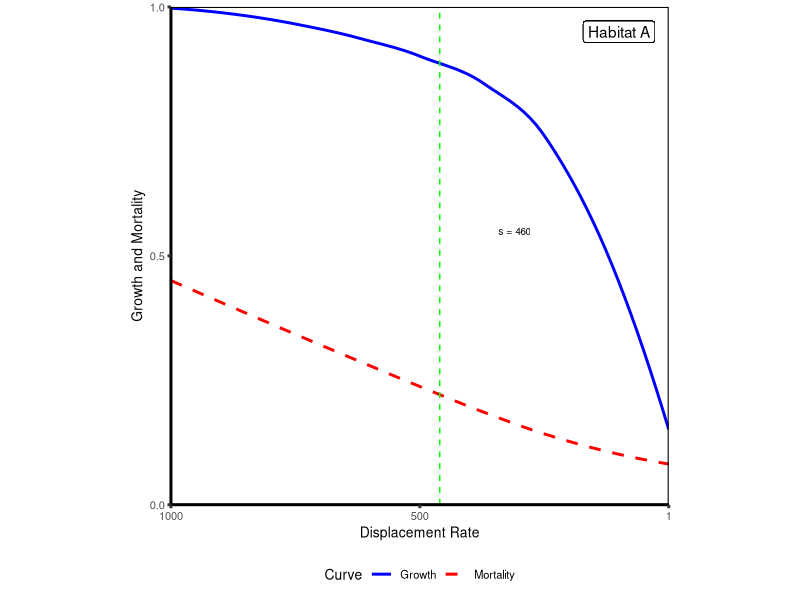
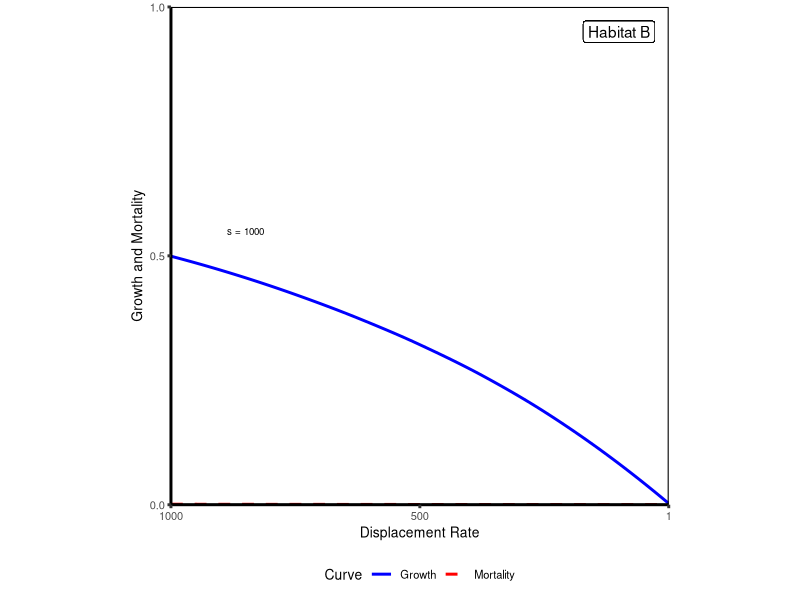
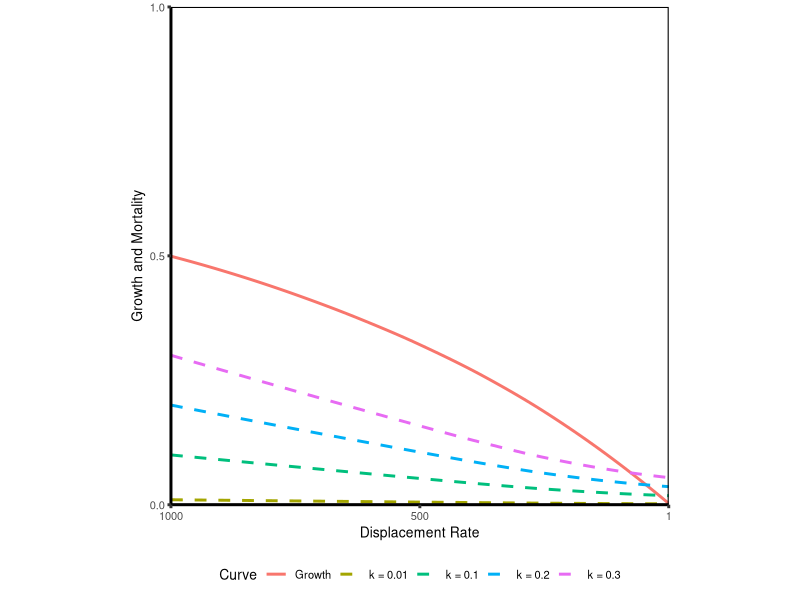
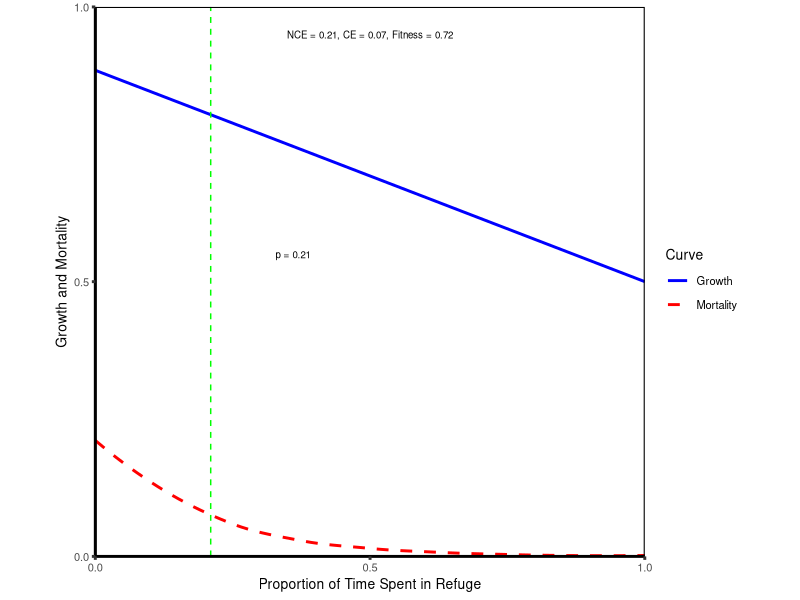
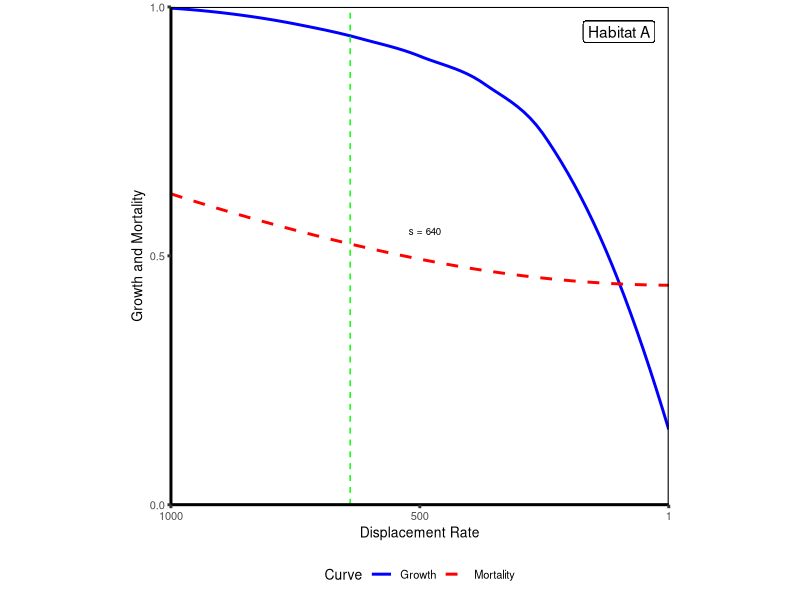
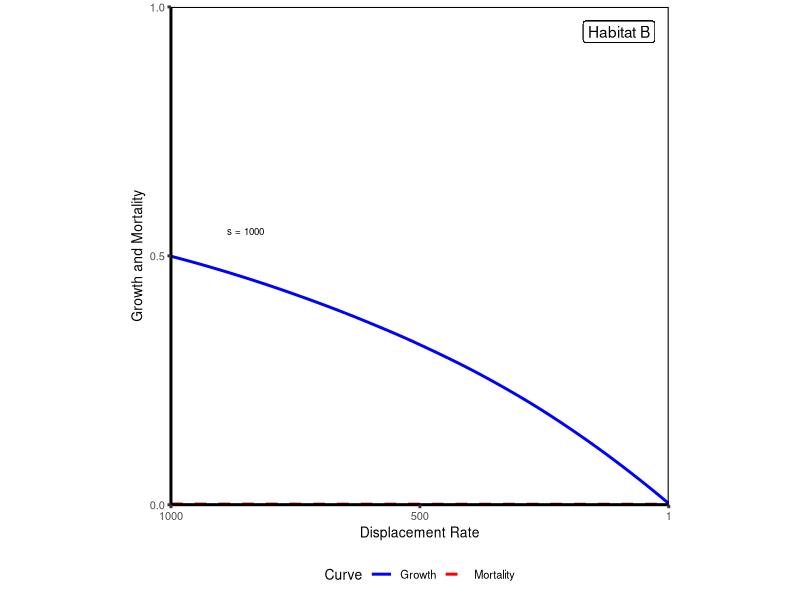
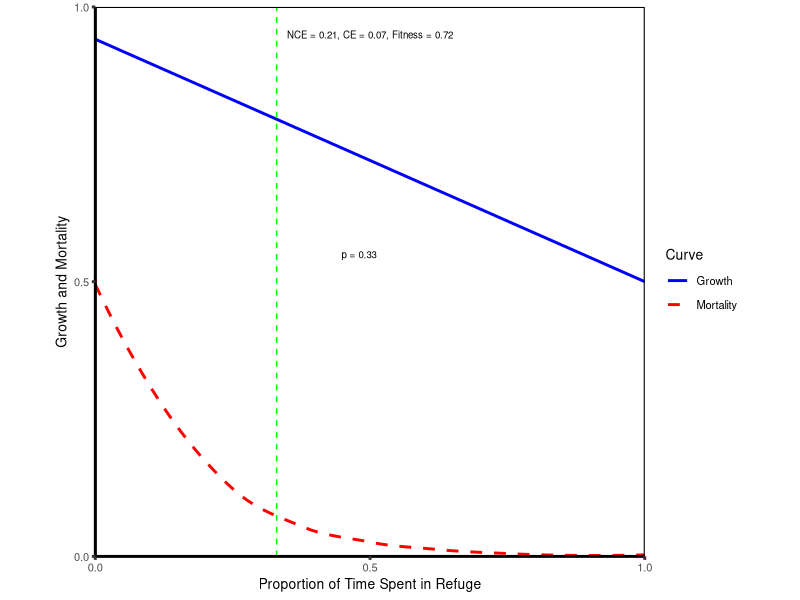
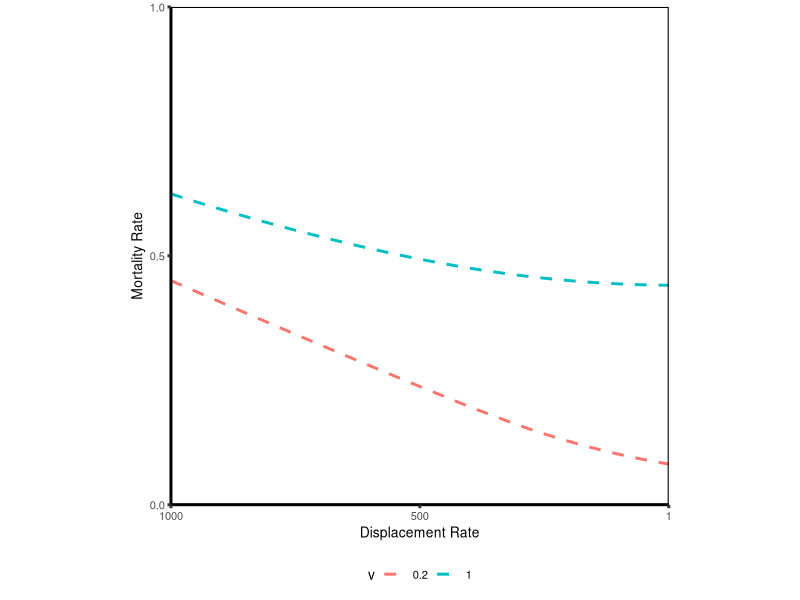

Here is the R script that generated these plots, in order:
## ---- chunk 1
library(ggplot2)
library(formatR)
library(knitr)
library(cowplot)
knitr::opts_chunk$set(tidy.opts = list(width.cutoff = 60), tidy = TRUE)
knitr::opts_chunk$set(warning = FALSE, message = FALSE) 
## ---- chunk 2
## The mortality-trait curve
# This forumula is simplified by setting some of the values as constants
# r is assumed to be 0.5 (which cancels out the 2), while k, v, and s are manipulated values
# k is predator density
# v is predator velocity
# s is prey velocity

pred.curve <- function(k, v, s){
 k * sqrt( v^2 + s^2 )
}
## ---- chunk 3
## The growth-trait curve
# R is prey resource density
# s is prey body velocity
# h is handling time

growth.curve <- function(s, h, R){
  ( s * R )/( 1 + s * h * R )
}
## ---- chunk 4
# First, set up dataframe and important variables
speed.vec <- seq(0, 1, by = 0.01)
trait.vec <- 1 - speed.vec
habitatA.df <- as.data.frame( mat.or.vec( length( speed.vec ), 6) )
colnames(habitatA.df) <- c("trait", "speed", "growth_curve", "mort_curve", "fitness", "NCE_CE")
habitatA.df$trait <- trait.vec
habitatA.df$speed <- speed.vec

h_val <- 8 # prey handling time
R_val_A <- 1 # resource density outside of refuge
v_val <- 0.2 # predator velocity
k_val_A <- 0.45 # predator density outside refuge
cost_constant_val <- 9 # a constant Scott applied to the growth curve in the calcs to make the numbers cleaner
pred_constant_val <- 0.98058 # a constant Scott applied in the calcs to the mortality curve to make the numbers cleaner

# Derive the trait curves
habitatA.df$growth_curve <- cost_constant_val * growth.curve( s = habitatA.df$speed, R = R_val_A, h = h_val ) # Growth curve
habitatA.df$mort_curve <- pred_constant_val * pred.curve( k = k_val_A, v = v_val, s = habitatA.df$speed ) # Mortality curve
habitatA.df$fitness <- habitatA.df$growth_curve - habitatA.df$mort_curve # Fitness
habitatA.df$NCE_CE <- (1 - habitatA.df$growth_curve)/habitatA.df$mort_curve # NCE/CE

optim_A <- habitatA.df$trait[which(habitatA.df$fitness == max(habitatA.df$fitness))] # Location of optimum on x-axis
optim_fitness_A <- habitatA.df$fitness[which(habitatA.df$fitness == max(habitatA.df$fitness))] # Fitness at optimum
optim_CE_A <- habitatA.df$mort_curve[which(habitatA.df$fitness == max(habitatA.df$fitness))] # CE strength at optimum
optim_NCE_A <- 1 - optim_CE_A - optim_fitness_A #NCE strength at optimum

# Plot them
ggplot( data = habitatA.df, aes( x = trait ) ) +
  geom_smooth( aes( y = growth_curve, colour = "Growth"  ), se = FALSE) +
  geom_smooth( aes( y = mort_curve, colour = "Mortality" ), se = FALSE, linetype = "dashed" ) +
  geom_label(label = c("Habitat A"), x = 0.9, y = 0.95) +
  theme_classic( base_size = 10, base_line_size = 1 ) + 
  ylab("Growth and Mortality") +
  xlab("Displacement Rate") +
  geom_vline( xintercept = optim_A,  size = 0.5, linetype = "dashed", colour = "green" ) +
  annotate( "text", x = optim_A + 0.15, y = 0.55, label = paste0("s = ", (1 - optim_A) * 1000), size = 7/.pt  ) +
  scale_x_continuous(expand = c(0, 0), breaks = c(0, 0.5, 1), labels = c(1000, 500, 1) ) + 
  scale_y_continuous(expand = c(0, 0), limits = c(0, 1), breaks = c(0, 0.5, 1) ) +
  scale_colour_manual(name = "Curve", values = c("blue", "red")) +
  theme( panel.border = element_rect( color = "black", fill = NA, linewidth = 0.75 ), aspect.ratio = 1, legend.position = "bottom" )
## ---- chunk 5
# Repeat with new variable levels for Habitat B
habitatB.df <- as.data.frame( mat.or.vec( length( speed.vec ), 6) )
colnames(habitatB.df) <- c("trait", "speed", "growth_curve", "mort_curve", "fitness", "NCE_CE")
habitatB.df$trait <- trait.vec
habitatB.df$speed <- speed.vec


h_val <- 8 # prey handling time
R_val_B <- 0.1 # resource density outside of refuge
v_val <- 0.2 # predator velocity
k_val_B <- 0.001 # predator density outside refuge
cost_constant_val <- 9 # a constant Scott applied to the growth curve in the calcs to make the numbers cleaner
pred_constant_val <- 0.98058 # a constant Scott applied in the calcs to the mortality curve to make the numbers cleaner

# Derive the trait curves
habitatB.df$growth_curve <- cost_constant_val * growth.curve( s = habitatB.df$speed, R = R_val_B, h = h_val ) # Growth curve
habitatB.df$mort_curve <- pred_constant_val * pred.curve( k = k_val_B, v = v_val, s = habitatB.df$speed ) # Mortality curve
habitatB.df$fitness <- habitatB.df$growth_curve - habitatB.df$mort_curve # Fitness
habitatB.df$NCE_CE <- (1 - habitatB.df$growth_curve)/habitatB.df$mort_curve # NCE/CE

optim_B <- habitatB.df$trait[which(habitatB.df$fitness == max(habitatB.df$fitness))] # Location of optimum on x-axis
optim_fitness_B <- habitatA.df$fitness[which(habitatB.df$fitness == max(habitatB.df$fitness))] # Fitness at optimum
optim_CE_B <- habitatB.df$mort_curve[which(habitatB.df$fitness == max(habitatB.df$fitness))] # CE strength at optimum
optim_NCE_B <- 1 - optim_CE_B - optim_fitness_B #NCE strength at optimum

# Plot them
ggplot( data = habitatB.df, aes( x = trait ) ) +
  geom_smooth( aes( y = growth_curve, colour = "Growth"  ), se = FALSE) +
  geom_smooth( aes( y = mort_curve, colour = "Mortality" ), se = FALSE, linetype = "dashed" ) +
  geom_label(label = c("Habitat B"), x = 0.9, y = 0.95) +
  theme_classic( base_size = 10, base_line_size = 1 ) + 
  ylab("Growth and Mortality") +
  xlab("Displacement Rate") +
  geom_vline( xintercept = optim_B,  size = 0.5, linetype = "dashed", colour = "green" ) +
  annotate( "text", x = optim_B + 0.15, y = 0.55, label = paste0("s = ", (1 - optim_B) * 1000), size = 7/.pt  ) +
  scale_x_continuous(expand = c(0, 0), breaks = c(0, 0.5, 1), labels = c(1000, 500, 1) ) + 
  scale_y_continuous(expand = c(0, 0), limits = c(0, 1), breaks = c(0, 0.5, 1) ) +
  scale_colour_manual(name = "Curve", values = c("blue", "red")) +
  theme( panel.border = element_rect( color = "black", fill = NA, linewidth = 0.75 ), aspect.ratio = 1, legend.position = "bottom" )
## ---- chunk 6
k_sensitivity.df <- as.data.frame( mat.or.vec( length( speed.vec ), 7) )
colnames(k_sensitivity.df) <- c("trait", "speed", "growth_curve", "k_0.01", "k_0.1", "k_0.2", "k_0.3")
k_sensitivity.df$trait <- trait.vec
k_sensitivity.df$speed <- speed.vec

# Derive the trait curves
k_sensitivity.df$growth_curve <- cost_constant_val * growth.curve( s = k_sensitivity.df$speed, R = R_val_B, h = h_val ) # Growth curve
k_sensitivity.df$k_0.01 <- pred_constant_val * pred.curve( k = 0.01, v = v_val, s = k_sensitivity.df$speed ) # Mortality curve
k_sensitivity.df$k_0.1 <- pred_constant_val * pred.curve( k = 0.1, v = v_val, s = k_sensitivity.df$speed ) # Mortality curve
k_sensitivity.df$k_0.2 <- pred_constant_val * pred.curve( k = 0.2, v = v_val, s = k_sensitivity.df$speed ) # Mortality curve
k_sensitivity.df$k_0.3 <- pred_constant_val * pred.curve( k = 0.3, v = v_val, s = k_sensitivity.df$speed ) # Mortality curve


# Plot them
ggplot( data = k_sensitivity.df, aes( x = trait ) ) +
  geom_smooth( aes( y = growth_curve, colour = "Growth"  ), se = FALSE) +
  geom_smooth( aes( y = k_0.01, colour = "k = 0.01" ), se = FALSE, linetype = "dashed" ) +
  geom_smooth( aes( y = k_0.1, colour = "k = 0.1" ), se = FALSE, linetype = "dashed" ) +
  geom_smooth( aes( y = k_0.2, colour = "k = 0.2" ), se = FALSE, linetype = "dashed" ) +
  geom_smooth( aes( y = k_0.3, colour = "k = 0.3" ), se = FALSE, linetype = "dashed" ) +
  theme_classic( base_size = 10, base_line_size = 1 ) + 
  ylab("Growth and Mortality") +
  xlab("Displacement Rate") +
  scale_x_continuous(expand = c(0, 0), breaks = c(0, 0.5, 1), labels = c(1000, 500, 1) ) + 
  scale_y_continuous(expand = c(0, 0), limits = c(0, 1), breaks = c(0, 0.5, 1) ) +
  scale_colour_discrete(name = "Curve") +
  theme( panel.border = element_rect( color = "black", fill = NA, linewidth = 0.75 ), aspect.ratio = 1, legend.position = "bottom" )

# Even for k = 0.3, the optimum is very close to maximum speed
optim_k_0.3 <- k_sensitivity.df$trait[which((k_sensitivity.df$growth_curve - k_sensitivity.df$k_0.3) == max(k_sensitivity.df$growth_curve - k_sensitivity.df$k_0.3))]
## ---- chunk 7
## Derive the trait curves
refuge.df <- as.data.frame( mat.or.vec( 25, 5 ) ) 
colnames(refuge.df) <- c("proptime", "growth_curve", "mort_curve", "fitness", "NCE_CE")
refuge.df$proptime <- seq(0, 1, by = 1/24) 

s_val_A <- 0.46
s_val_B <- 1

# Growth is additive, so this is simply (growth during time outside refuge + growth during time inside refuge)
growth_A_val <- growth.curve( s = s_val_A, R = R_val_A, h = 8 ) * cost_constant_val # Growth outside refuge during an hour
growth_B_val <- growth.curve( s = s_val_B, R = R_val_B, h = 8 ) * cost_constant_val # Growth inside refuge during an hour

# Growth curve
# Growth is additive, so this is simply (growth during time outside refuge + growth during time inside refuge)
refuge.df$growth_curve <- (1 - refuge.df$proptime) * growth_A_val + (refuge.df$proptime) * growth_B_val
## ---- chunk 8
# Mortality curve
mort_val_A <- pred_constant_val * pred.curve( k = k_val_A, v = v_val, s = s_val_A ) # Mortality outside the refuge during an hour
mort_val_B <- pred_constant_val * pred.curve( k = k_val_B, v = v_val, s = s_val_B ) # Mortality inside the refuge during an hour

# Weighted mean of risk during time spent outside refuge + risk during time spent inside refuge
refuge.df$mort_curve <- exp( ( 1 - refuge.df$proptime ) * log( mort_val_A ) + ( refuge.df$proptime ) * log( mort_val_B ) )

# Calculate fitness and relative strength of NCEs and CEs
refuge.df$fitness <- 1 - ( 1 - refuge.df$growth_curve ) - refuge.df$mort_curve
refuge.df$NCE_CE <- refuge.df$growth_curve / refuge.df$mort_curve

# Some other important metrics
refuge_optim <- round(refuge.df$proptime[which(refuge.df$fitness == max(refuge.df$fitness))], digits = 2) # The level of refuge use (along x-axis) that fitness is optimized at
refuge_optim_fitness <- round(refuge.df$fitness[which(refuge.df$fitness == max(refuge.df$fitness))], digits = 2) # The fitness value at the optimum
refuge_optim_CE <- round(refuge.df$mort_curve[which(refuge.df$fitness == max(refuge.df$fitness))], digits = 2) # The strength of the CE at the optimum
refuge_optim_NCE <- round(1 - refuge_optim_CE - refuge_optim_fitness, digits = 2) # The strength of the NCE at the optimum
## ---- chunk 9
ggplot( data = refuge.df, aes( x = proptime ) ) +
  geom_smooth( aes( y = growth_curve, colour = "Growth" ), se = FALSE ) +
  geom_smooth( aes( y = mort_curve, colour = "Mortality" ), se = FALSE, linetype = "dashed" ) +
  theme_classic( base_size = 10, base_line_size = 1 ) +   
  geom_vline( xintercept = refuge_optim,  size = 0.5, linetype = "dashed", colour = "green" ) +
  annotate( "text", x = refuge_optim + 0.15, y = 0.55, label = paste0("p = ", refuge_optim ), size = 7/.pt  ) +
  annotate( "text", x = 0.5, y = 0.95, label = "NCE = 0.21, CE = 0.07, Fitness = 0.72", size = 7/.pt  ) +
  ylab("Growth and Mortality") +
  xlab("Proportion of Time Spent in Refuge") +
  scale_x_continuous(expand = c(0, 0), breaks = c(0, 0.5, 1) ) + 
  scale_y_continuous(expand = c(0, 0), limits = c(0, 1), breaks = c(0, 0.5, 1) ) +
  scale_colour_manual(name = "Curve", values = c("blue", "red")) +
  theme( panel.border = element_rect( color = "black", fill = NA, linewidth = 0.75 ), aspect.ratio = 1)
## ---- chunk 10
# First, set up dataframe and important variables
predmodeA.df <- as.data.frame( mat.or.vec( length( speed.vec ), 6) )
colnames(predmodeA.df) <- c("trait", "speed", "growth_curve", "mort_curve", "fitness", "NCE_CE")
predmodeA.df$trait <- trait.vec
predmodeA.df$speed <- speed.vec

v_val <- 1 # the only difference is predator velocity

# Derive the trait curves
predmodeA.df$growth_curve <- cost_constant_val * growth.curve( s = predmodeA.df$speed, R = R_val_A, h = h_val ) # Growth curve
predmodeA.df$mort_curve <- pred_constant_val * pred.curve( k = k_val_A, v = v_val, s = predmodeA.df$speed ) # Mortality curve
predmodeA.df$fitness <- predmodeA.df$growth_curve - predmodeA.df$mort_curve # Fitness
predmodeA.df$NCE_CE <- (1 - predmodeA.df$growth_curve)/predmodeA.df$mort_curve # NCE/CE

optim_A <- predmodeA.df$trait[which(predmodeA.df$fitness == max(predmodeA.df$fitness))] # Location of optimum on x-axis
optim_fitness_A <- predmodeA.df$fitness[which(predmodeA.df$fitness == max(predmodeA.df$fitness))] # Fitness at optimum
optim_CE_A <- predmodeA.df$mort_curve[which(predmodeA.df$fitness == max(predmodeA.df$fitness))] # CE strength at optimum
optim_NCE_A <- 1 - optim_CE_A - optim_fitness_A #NCE strength at optimum

# Plot them
ggplot( data = predmodeA.df, aes( x = trait ) ) +
  geom_smooth( aes( y = growth_curve, colour = "Growth"  ), se = FALSE) +
  geom_smooth( aes( y = mort_curve, colour = "Mortality" ), se = FALSE, linetype = "dashed" ) +
  geom_label(label = c("Habitat A"), x = 0.9, y = 0.95) +
  theme_classic( base_size = 10, base_line_size = 1 ) + 
  ylab("Growth and Mortality") +
  xlab("Displacement Rate") +
  geom_vline( xintercept = optim_A,  size = 0.5, linetype = "dashed", colour = "green" ) +
  annotate( "text", x = optim_A + 0.15, y = 0.55, label = paste0("s = ", (1 - optim_A) * 1000), size = 7/.pt  ) +
  scale_x_continuous(expand = c(0, 0), breaks = c(0, 0.5, 1), labels = c(1000, 500, 1) ) + 
  scale_y_continuous(expand = c(0, 0), limits = c(0, 1), breaks = c(0, 0.5, 1) ) +
  scale_colour_manual(name = "Curve", values = c("blue", "red")) +
  theme( panel.border = element_rect( color = "black", fill = NA, linewidth = 0.75 ), aspect.ratio = 1, legend.position = "bottom" )
## ---- chunk 11
# First, set up dataframe and important variables
predmodeB.df <- as.data.frame( mat.or.vec( length( speed.vec ), 6) )
colnames(predmodeB.df) <- c("trait", "speed", "growth_curve", "mort_curve", "fitness", "NCE_CE")
predmodeB.df$trait <- trait.vec
predmodeB.df$speed <- speed.vec

# Derive the trait curves
predmodeB.df$growth_curve <- cost_constant_val * growth.curve( s = predmodeB.df$speed, R = R_val_B, h = h_val ) # Growth curve
predmodeB.df$mort_curve <- pred_constant_val * pred.curve( k = k_val_B, v = v_val, s = predmodeB.df$speed ) # Mortality curve
predmodeB.df$fitness <- predmodeB.df$growth_curve - predmodeB.df$mort_curve # Fitness
predmodeB.df$NCE_CE <- (1 - predmodeB.df$growth_curve)/predmodeB.df$mort_curve # NCE/CE

optim_B <- predmodeB.df$trait[which(predmodeB.df$fitness == max(predmodeB.df$fitness))] # Location of optimum on x-axis
optim_fitness_B <- predmodeB.df$fitness[which(predmodeB.df$fitness == max(predmodeB.df$fitness))] # Fitness at optimum
optim_CE_B <- predmodeB.df$mort_curve[which(predmodeB.df$fitness == max(predmodeB.df$fitness))] # CE strength at optimum
optim_NCE_B <- 1 - optim_CE_A - optim_fitness_A #NCE strength at optimum

# Plot them
ggplot( data = predmodeB.df, aes( x = trait ) ) +
  geom_smooth( aes( y = growth_curve, colour = "Growth"  ), se = FALSE) +
  geom_smooth( aes( y = mort_curve, colour = "Mortality" ), se = FALSE, linetype = "dashed" ) +
  geom_label(label = c("Habitat B"), x = 0.9, y = 0.95) +
  theme_classic( base_size = 10, base_line_size = 1 ) + 
  ylab("Growth and Mortality") +
  xlab("Displacement Rate") +
  geom_vline( xintercept = optim_B,  size = 0.5, linetype = "dashed", colour = "green" ) +
  annotate( "text", x = optim_B + 0.15, y = 0.55, label = paste0("s = ", (1 - optim_B) * 1000), size = 7/.pt  ) +
  scale_x_continuous(expand = c(0, 0), breaks = c(0, 0.5, 1), labels = c(1000, 500, 1) ) + 
  scale_y_continuous(expand = c(0, 0), limits = c(0, 1), breaks = c(0, 0.5, 1) ) +
  scale_colour_manual(name = "Curve", values = c("blue", "red")) +
  theme( panel.border = element_rect( color = "black", fill = NA, linewidth = 0.75 ), aspect.ratio = 1, legend.position = "bottom" )
## ---- chunk 12
predmode.df <- as.data.frame( mat.or.vec( 25, 5 ) ) 
colnames(predmode.df) <- c("proptime", "growth_curve", "mort_curve", "fitness", "NCE_CE")
predmode.df$proptime <- seq(0, 1, by = 1/24) 

s_val_A <- 0.64
s_val_B <- 1
v_val <- 1

# Growth is additive, so this is simply (growth during time outside refuge + growth during time inside refuge)
growth_A_val <- growth.curve( s = s_val_A, R = R_val_A, h = h_val ) * cost_constant_val # Growth outside refuge during an hour
growth_B_val <- growth.curve( s = s_val_B, R = R_val_B, h = h_val ) * cost_constant_val # Growth inside refuge during an hour

# Growth curve
# Growth is additive, so this is simply (growth during time outside refuge + growth during time inside refuge)
predmode.df$growth_curve <- (1 - predmode.df$proptime) * growth_A_val + (predmode.df$proptime) * growth_B_val

# Mortality curve
mort_val_A <- pred_constant_val * pred.curve( k = k_val_A, v = v_val, s = s_val_A ) # Mortality outside the refuge during an hour
mort_val_B <- pred_constant_val * pred.curve( k = k_val_B, v = v_val, s = s_val_B ) # Mortality inside the refuge during an hour

# Weighted mean of risk during time spent outside refuge + risk during time spent inside refuge
predmode.df$mort_curve <- exp( ( 1 - predmode.df$proptime ) * log( mort_val_A ) + ( predmode.df$proptime ) * log( mort_val_B ) )

# Calculate fitness and relative strength of NCEs and CEs
predmode.df$fitness <- 1 - ( 1 - predmode.df$growth_curve ) - predmode.df$mort_curve
predmode.df$NCE_CE <- predmode.df$growth_curve / predmode.df$mort_curve

# Some other important metrics
refuge_optim <- round(predmode.df$proptime[which(predmode.df$fitness == max(predmode.df$fitness))], digits = 2) # The level of refuge use (along x-axis) that fitness is optimized at
refuge_optim_fitness <- round(predmode.df$fitness[which(predmode.df$fitness == max(predmode.df$fitness))], digits = 2) # The fitness value at the optimum
refuge_optim_CE <- round(predmode.df$mort_curve[which(predmode.df$fitness == max(predmode.df$fitness))], digits = 2) # The strength of the CE at the optimum
refuge_optim_NCE <- round(1 - refuge_optim_CE - refuge_optim_fitness, digits = 2) # The strength of the NCE at the optimum

ggplot( data = predmode.df, aes( x = proptime ) ) +
  geom_smooth( aes( y = growth_curve, colour = "Growth" ), se = FALSE ) +
  geom_smooth( aes( y = mort_curve, colour = "Mortality" ), se = FALSE, linetype = "dashed" ) +
  theme_classic( base_size = 10, base_line_size = 1 ) +   
  geom_vline( xintercept = refuge_optim,  size = 0.5, linetype = "dashed", colour = "green" ) +
  annotate( "text", x = refuge_optim + 0.15, y = 0.55, label = paste0("p = ", refuge_optim ), size = 7/.pt  ) +
  annotate( "text", x = 0.5, y = 0.95, label = "NCE = 0.21, CE = 0.07, Fitness = 0.72", size = 7/.pt  ) +
  ylab("Growth and Mortality") +
  xlab("Proportion of Time Spent in Refuge") +
  scale_x_continuous(expand = c(0, 0), breaks = c(0, 0.5, 1) ) + 
  scale_y_continuous(expand = c(0, 0), limits = c(0, 1), breaks = c(0, 0.5, 1) ) +
  scale_colour_manual(name = "Curve", values = c("blue", "red")) +
  theme( panel.border = element_rect( color = "black", fill = NA, linewidth = 0.75 ), aspect.ratio = 1)
## ---- chunk 13
# First, set up dataframe and important variables
predmode_sens.df <- as.data.frame( mat.or.vec( length( speed.vec ), 4) )
colnames(predmode_sens.df) <- c("trait", "speed", "v_0.2", "v_1.0" )
predmode_sens.df$trait <- trait.vec
predmode_sens.df$speed <- speed.vec

v_val_A <- 0.2
v_val_B <- 1 # the only difference is predator velocity

# Derive the trait curves
predmode_sens.df$v_0.2 <- pred_constant_val * pred.curve( k = k_val_A, v = v_val_A, s = predmode_sens.df$speed ) # Mortality curve A
predmode_sens.df$v_1.0 <- pred_constant_val * pred.curve( k = k_val_A, v = v_val_B, s = predmode_sens.df$speed ) # Mortality curve B

# Plot them
ggplot( data = predmode_sens.df, aes( x = trait ) ) +
  geom_smooth( aes( y = v_0.2, colour = "0.2"  ), se = FALSE, linetype = "dashed" ) +
  geom_smooth( aes( y = v_1.0, colour = "1" ), se = FALSE, linetype = "dashed" ) +
  theme_classic( base_size = 10, base_line_size = 1 ) + 
  ylab("Mortality Rate") +
  xlab("Displacement Rate") +
  scale_x_continuous(expand = c(0, 0), breaks = c(0, 0.5, 1), labels = c(1000, 500, 1) ) + 
  scale_y_continuous(expand = c(0, 0), limits = c(0, 1), breaks = c(0, 0.5, 1) ) +
  scale_colour_discrete(name = "v") +
  theme( panel.border = element_rect( color = "black", fill = NA, linewidth = 0.75 ), aspect.ratio = 1, legend.position = "bottom" )
## ---- chunk 14
v_vec <- seq(0, 1, by = 0.1)
proptime_vec <- seq( 0, 1, by = 1/24 )
refuge_sens.df <- as.data.frame( mat.or.vec( length( v_vec ), 5) )
colnames(refuge_sens.df) <- c("v", "speed_A", "speed_B", "proptime", "fitness" )

habitatCurve.df <- as.data.frame(mat.or.vec( length( speed.vec), 3) )
colnames(habitatCurve.df) <- c("speed", "trait", "fitness")
habitatCurve.df$speed <- speed.vec
habitatCurve.df$trait <- trait.vec

proptimeCurve.df<- as.data.frame(mat.or.vec( length( proptime_vec ), 4) )
colnames(proptimeCurve.df) <- c("proptime", "growth", "mort", "fitness")
proptimeCurve.df$proptime <- proptime_vec

for (i in 1:length(v_vec)){
  # Derive optimal speed in habitat A and B
  refuge_sens.df[i,1] <- v_vec[i]
  
  habitatCurve.df$fitness <- cost_constant_val * growth.curve(s = speed.vec, h = 8, R = 1) - 
      pred_constant_val * pred.curve(k = 0.45, v = v_vec[i], s = speed.vec)
  refuge_sens.df[i,2] <- habitatCurve.df$speed[which(habitatCurve.df$fitness == max(habitatCurve.df$fitness))]
  
  habitatCurve.df$fitness <- cost_constant_val * growth.curve(s = speed.vec, h = 8, R = 0.1) - 
      pred_constant_val * pred.curve(k = 0.001, v = v_vec[i], s = speed.vec)
  refuge_sens.df[i,3] <- habitatCurve.df$speed[which(habitatCurve.df$fitness == max(habitatCurve.df$fitness))]
  
  
    # Growth is additive, so this is simply (growth during time outside refuge + growth during time inside refuge)
  growth_A_val <- growth.curve( s = refuge_sens.df[i,2], R = 1, h = 8 ) * cost_constant_val # Growth outside refuge during an hour
  growth_B_val <- growth.curve( s = refuge_sens.df[i,3], R = 0.1, h = 8 ) * cost_constant_val # Growth inside refuge during an hour
  proptimeCurve.df$growth <- (1 - proptimeCurve.df$proptime) * growth_A_val + (proptimeCurve.df$proptime) * growth_B_val

  # Mortality curve
  mort_val_A <- pred_constant_val * pred.curve( k = 0.45, v = v_vec[i], s = refuge_sens.df[i,2] ) # Mortality outside the refuge during an hour
  mort_val_B <- pred_constant_val * pred.curve( k = 0.001, v = v_vec[i], s = refuge_sens.df[i,3] ) # Mortality inside the refuge during an hour
  proptimeCurve.df$mort <- exp( ( 1 - proptimeCurve.df$proptime ) * log( mort_val_A ) + ( proptimeCurve.df$proptime ) * log( mort_val_B ) )

  # Calculate fitness and relative strength of NCEs and CEs
  proptimeCurve.df$fitness <- 1 - ( 1 - proptimeCurve.df$growth ) - proptimeCurve.df$mort

  refuge_sens.df[i,4] <- proptimeCurve.df$proptime[which(proptimeCurve.df$fitness == max(proptimeCurve.df$fitness))]
  refuge_sens.df[i,5] <- max( proptimeCurve.df$fitness )
}

plot(x = refuge_sens.df$v, refuge_sens.df$proptime)
